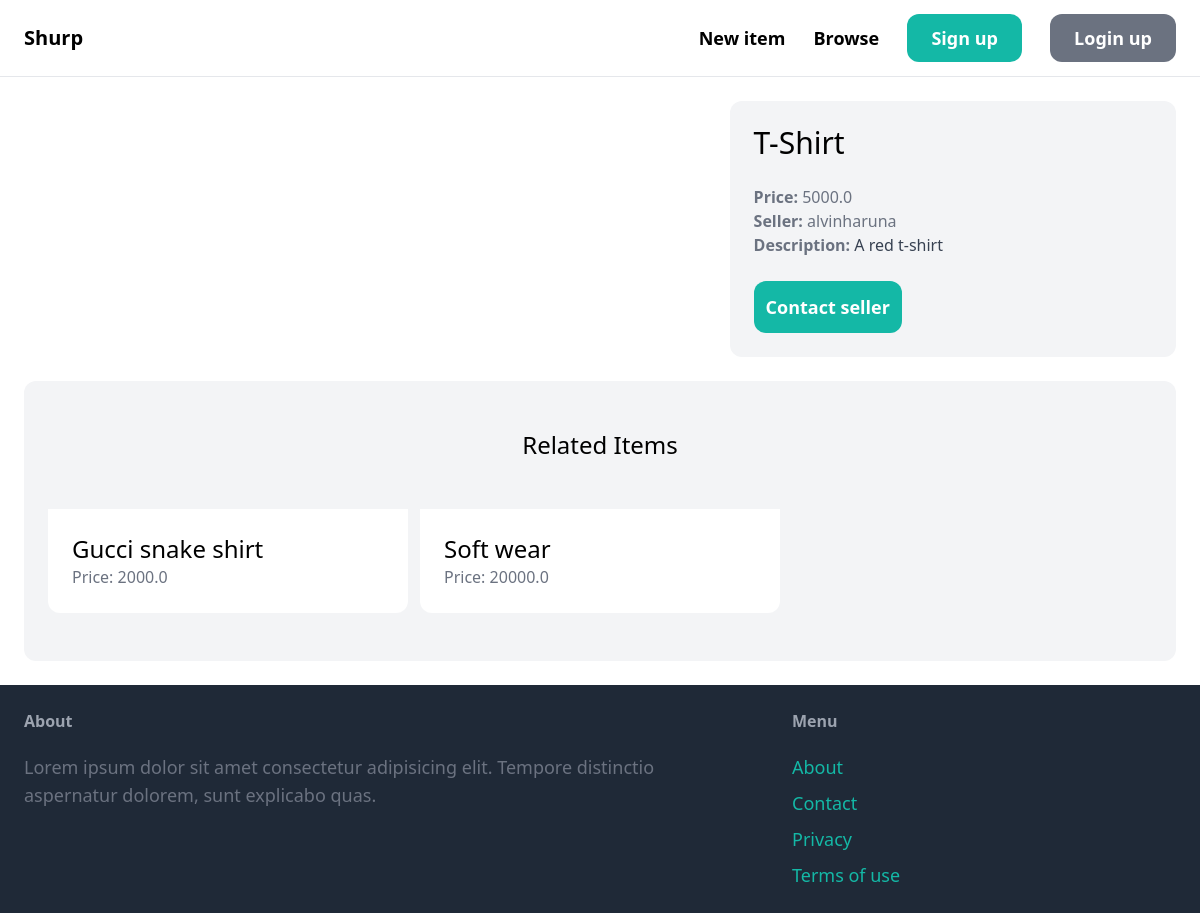
The app's page /items/1/, older data.
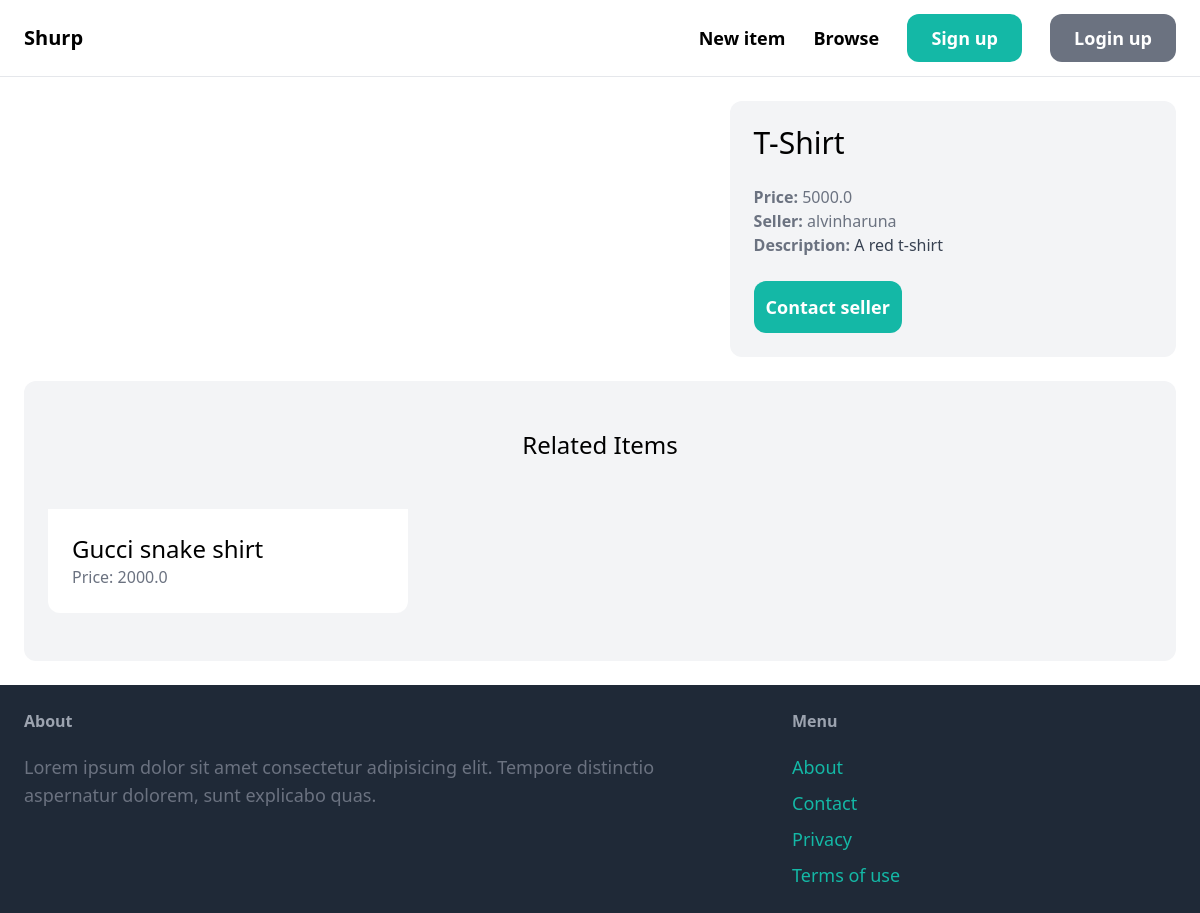
The same page, newer data.
### item/models.py (models this page shows, shortened)
class Item(models.Model):
    category = models.ForeignKey(Category, related_name='items', on_delete=models.CASCADE)
    name = models.CharField(max_length=255)
    description = models.TextField(blank=True, null=True)
    price = models.FloatField()
    image = models.ImageField(upload_to='item_images', blank=True,  null=True)
    is_sold = models.BooleanField(default=False)
    created_by = models.ForeignKey(User, related_name='items', on_delete=models.CASCADE)
    created_at = models.DateTimeField(auto_now_add=True)

### item/views.py (the view)
# urls.py: path('<int:pk>/', views.detail, name='detail'),
def detail(request, pk):
    item = get_object_or_404(Item, pk=pk)
    related_items = Item.objects.filter(category=item.category, is_sold=False).exclude(pk=pk)[0:3] #include related items in views
    return render(request, 'item/detail.html', {
        'item': item,
        'related_items': related_items #append related items
    })

### item/templates/item/detail.html (shortened to what this page needs)
{% extends 'core/base.html' %}
{% block content %}
<div class="grid grid-cols-5 gap-6">
    <div class="col-span-3">
    </div>
    <div class="col-span-2 p-6 bg-gray-100 rounded-xl">
        <h1 class="mb-6 text-3xl">{{ item.name }}</h1>
        <p class="text-gray-500"><strong>Price: </strong>{{ item.price }}</p>
        <p class="text-gray-500"><strong>Seller: </strong>{{ item.created_by.username }}</p>
        {% if item.description %}
            <p class="text-gray-700"><strong class="text-gray-500">Description: </strong>{{ item.description }}</p>
        {% endif %}
        {% if request.user == item.created_by %}
            <div class="mt-6 p-6 bg-white rounded-xl">
                <p>You own this Item!</p>
                <a href="{% url 'item:edit' item.id %}" class="inline-block mt-6 px-6 py-3 text-lg font-semibold bg-teal-500 text-white rounded-xl">Edit</a>
                <a href="{% url 'item:delete' item.id %}" class="inline-block mt-6 px-6 py-3 text-lg font-semibold bg-red-500 text-white rounded-xl">Delete</a>
            </div>
        {% else %}
            <a href="{% url 'conversation:new' item.id %}" class="inline-block mt-6 px-3 py-3 text-lg font-semibold bg-teal-500 text-white rounded-xl hover:bg-teal-700">Contact seller</a>
        {% endif %}
    </div>
</div>
<div class="mt-6 px-6 py-12 bg-gray-100 rounded-xl">
    <h2 class="mb-12 text-2xl text-center">Related Items</h2>
    <div class="grid grid-cols-3 gap-3">
        {% for item in related_items %}
            <div class="">
                <a href="{% url 'item:detail' item.id %}">
                    <div class="p-6 bg-white rounded-b-xl">
                        <h2 class="text-2xl">
                            {{ item.name }}
                        </h2>
                        <p class="text-gray-500">Price: {{ item.price }}</p>
                    </div>
                </a>
            </div>
        {% endfor %}
    </div>
</div>
{% endblock %}

Row changes from the older to the newer data that the page shows:
removed Item: name "Soft wear", price "20000.0"
